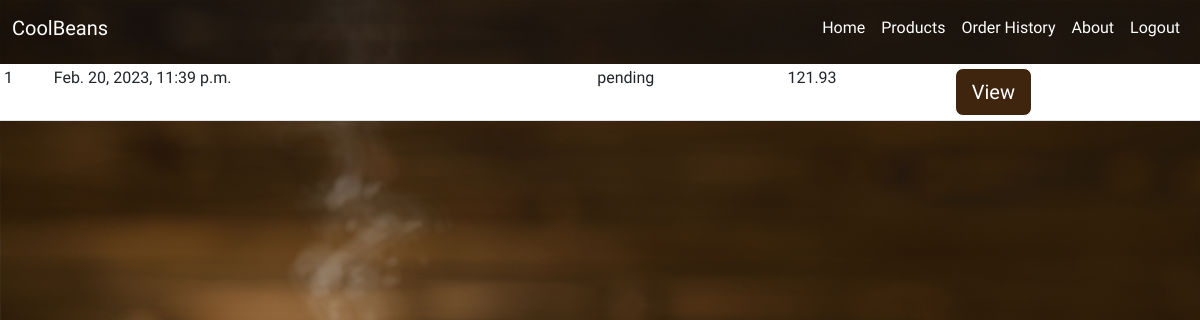
Page /orderhistory/ (signed in) on the earlier database version.
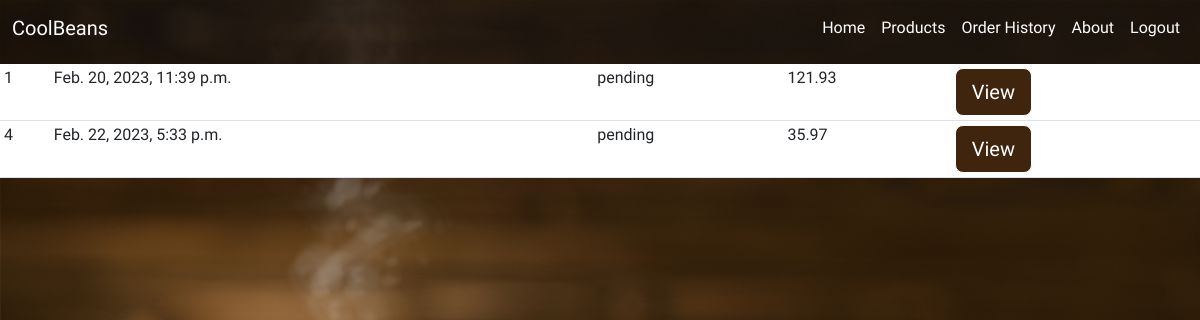
Same page on the later database version.
### beansapp/models.py (models this page shows, shortened)
class Order(models.Model):
    STATUS = (
        ('Pending','Pending'),
        ('Out for delivery','Out for delivery'),
        ('Delivered','Delivered'),)
    addressee = models.ForeignKey(Addressee,on_delete=models.SET_NULL,null=True)
    guest = models.ForeignKey(Guest,on_delete=models.SET_NULL,null=True)
    date = models.DateTimeField(auto_now_add=True)
    status = models.CharField(max_length=200, null=True, choices=STATUS, default='pending')
    def get_total(self):
        orderitems = self.orderitem_set.all()
        total = 0
        for item in orderitems:
            total += item.product.price * item.quantity
        return round(total,2)

class OrderItem(models.Model):
    product = models.ForeignKey(Product, on_delete=models.SET_NULL, null=True)
    order = models.ForeignKey(Order, on_delete=models.CASCADE,null=True)
    quantity = models.IntegerField(default=0, null=True, blank=True)

class Product(models.Model):
    types = models.ManyToManyField(Tag)
    name = models.CharField(max_length=30)
    description = models.CharField(max_length=200)
    image = models.ImageField(null=True,blank=True)
    price = models.FloatField()

### beansapp/views.py (the view)
# urls.py: path('orderhistory/', HistoryOrderView.as_view(), name='orderhistory' ),
class HistoryOrderView(View):
    def get (self,request):
        addressee = request.user
        addressehistory = Order.objects.filter(addressee=addressee)
        html_data ={
            'addressee':addressee,
            'addressehistory': addressehistory,
        }
        return render(
        request= request,
        template_name= "orderhistory.html",
        context= html_data
        )

### beansapp/templates/orderhistory.html (shortened to what this page needs)
{% extends 'main.html'%}
{% block content%}
<table class="table table-sm">
    {%for order in addressehistory%}
    <tr>
        <td>{{order.id}}</td>
        <td>{{order.date}}</td>
        <td>{{order.status}}</td>
        <td>{{order.get_total}}</td>
        <td><a class="btn btn-primary btn-lg" href="{% url 'receipt' order.id %}">View</a></td>
    </tr>
    {% endfor %}
</table>
{% endblock%}

### beansapp/templates/main.html (shortened to what this page needs)
<html lang="en">
<head>
    <link href="https://cdn.jsdelivr.net/npm/bootstrap@5.3.0-alpha1/dist/css/bootstrap.min.css" rel="stylesheet">
</head>
<body>
    {% load static %}
    {% include 'navbar.html'%}
    {% block content %}
    {% endblock%}
</body>
</html>

### beansapp/templates/navbar.html (shortened to what this page needs)
<nav class="navbar navbar-expand-lg  ">
  <div class="container-fluid">
    <a class="navbar-brand" href="{% url 'home' %}"> CoolBeans</a>
    <ul class="navbar-nav ml-auto">
      <li class="nav-item">
          <a class="nav-link" href="{% url 'home' %}">
            Home
          </a>
      </li>
      <li class="nav-item">
          <a class="nav-link" href="{% url 'menu' %}">
            Products
          </a>
      </li>
      <li class="nav-item">
          <a class="nav-link" href="{%url 'orderhistory' %}">
            Order History
          </a>
      </li>
      <li class="nav-item">
          <a class="nav-link" href="#">
            About
          </a>
      </li>
      {% if request.user.is_authenticated %}
        <li class="nav-item">
        <a class="nav-link" href="{% url 'logout'%}">
          Logout
        </a>
    </li>
    {% endif %}
  </ul>
    </div>
</nav>

### beansapp/templates/main.html (style rules this page uses)
body { background-image:url("../static/images/landingnew.jpg"); background-size:cover; background-position: bottom; background-repeat: no-repeat; font-family: 'Limelight', cursive; color:#fff; }
.btn { background-color: #40250E; border: 1px solid #fff; }
.navbar a { color:#fff; }

Differences in the rows shown:
added Order: id "4", date "Feb. 22, 2023, 5:33 p.m.", status "pending", get_total "35.97"
